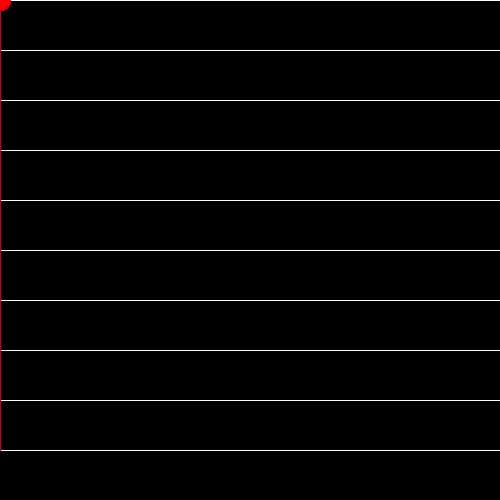
Frame 1 (no input)
Frame 60 (the mouse pressed at the canvas centre just before this capture): identical to frame 1, image omitted
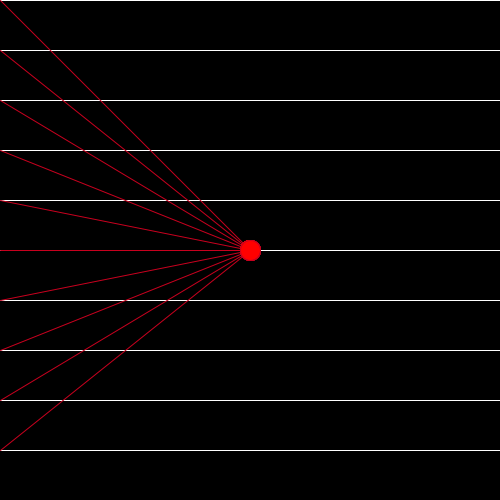
Frame 120 (the mouse held since frame 60 and released just before this capture)

The Processing sketch that drew these frames (run headless with seeded random() and noise(); from frame 60 on, the mouse is pressed at the canvas centre):

// Processing sketch: lines
// ── lines.pde
int state = 0;

void setup() {
  size(500, 500);
}

void draw() {
  background(0);
  for (int i = 0; i < 500; i = i + 50) {
    stroke(255);
    line(0, i, width, i);
  }

  for (int i = 0; i < 500; i = i + 50) {
    stroke(200, 0, 30);
    line(0, i, mouseX, mouseY);
    fill(255, 0, 0);
    circle(mouseX, mouseY, 20);
  }
}

void keyPressed() {
  if (key== ' ') {
    state++;
    if (state > 3) {
      state = 0;
    }
  }
}
